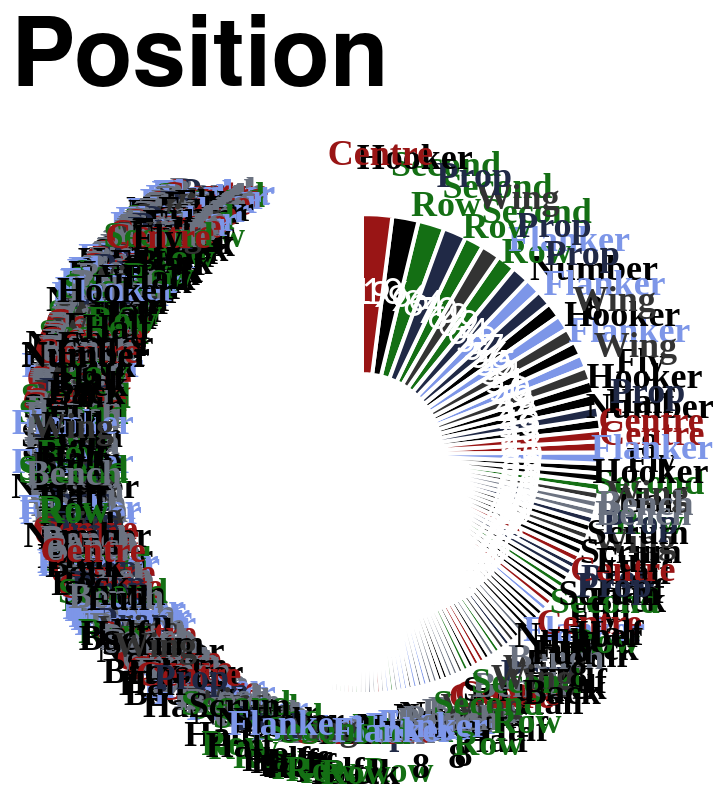

The Vega-Lite source for this figure:
### Vega-Lite specification from a JSON file in a GitHub repository (floating-point values rounded to 4 significant figures; data arrays with more than 128 entries replaced by an {"elided": "..."} marker saying what was removed)
{"config": {"axis": {"labelFont": "PT Sans Narrow, Helvetica Neue, Helvetica, Arial, sans-serif", "titleFont": "PT Sans Narrow, Helvetica Neue, Helvetica, Arial, sans-serif", "labelFontSize": 13, "titleFontSize": 24, "gridColor": "#202947", "gridOpacity": 0.2, "zindex": 1}, "text": {"font": "Lato, sans-serif"}, "bar": {"cornerRadiusEnd": 5}, "header": {"labelFont": "PT Sans Narrow, Helvetica Neue, Helvetica, Arial, sans-serif", "titleFont": "PT Sans Narrow, Helvetica Neue, Helvetica, Arial, sans-serif", "labelFontSize": 24, "titleFontSize": 28, "labelFontWeight": "bold", "orient": "left"}, "legend": {"labelFont": "PT Sans Narrow, Helvetica Neue, Helvetica, Arial, sans-serif", "titleFont": "PT Sans Narrow, Helvetica Neue, Helvetica, Arial, sans-serif", "labelFontSize": 14, "titleFontSize": 16, "titlePadding": 5, "fillColor": "white", "strokeColor": "black", "padding": 10, "titleFontWeight": "lighter", "titleFontStyle": "italic", "titleColor": "gray", "offset": 10}, "title": {"font": "PT Sans Narrow, Helvetica Neue, Helvetica, Arial, sans-serif", "fontSize": 48, "fontWeight": "bold", "anchor": "start", "align": "center", "titlePadding": 20, "subtitlePadding": 10, "subtitleFontSize": 13, "subtitleColor": "", "subtitleFontStyle": "italic", "offset": 15, "color": "black"}, "axisX": {"labelAngle": 0}, "facet": {"title": null, "header": null, "align": {"row": "each", "column": "each"}, "spacing": 10}, "resolve": {"scale": {"y": "independent", "facet": "independent"}}, "background": "transparent", "scale": {"offsetBandPaddingOuter": 0.2, "offsetBandPaddingInner": 0.1}, "view": {"stroke": null, "background": "transparent"}}, "layer": [{"mark": {"type": "arc", "innerRadius": 40, "outerRadius": 120, "stroke": "#ffffff", "strokeWidth": 2}, "encoding": {"color": {"field": "position", "legend": null, "scale": {"domain": ["Prop", "Flanker", "Second Row", "Centre", "Wing", "Fly Half", "Hooker", "Scrum Half", "Full Back", "Number 8", "Bench"], "range": ["#202946", "#7d96e8", "#146f14", "#991515", "#333333", "#000000", "#000000", "#000000", "#000000", "#000000", "#6b7280"]}, "sort": {"field": "sort_order", "op": "min", "order": "ascending"}, "type": "nominal"}, "order": {"field": "appearances", "sort": "ascending", "type": "quantitative"}, "theta": {"field": "appearances", "sort": "descending", "stack": true, "title": "Appearances", "type": "quantitative"}, "tooltip": [{"field": "player", "title": "Player", "type": "nominal"}, {"field": "position", "title": "Position", "type": "nominal"}, {"field": "appearances", "title": "Appearances", "type": "quantitative"}]}}, {"mark": {"type": "text", "dy": -5, "font": "PT Sans Narrow", "fontSize": 18, "fontWeight": "bold", "radius": 145}, "encoding": {"color": {"field": "position", "legend": null, "scale": {"domain": ["Prop", "Flanker", "Second Row", "Centre", "Wing", "Fly Half", "Hooker", "Scrum Half", "Full Back", "Number 8", "Bench"], "range": ["#202946", "#7d96e8", "#146f14", "#991515", "#333333", "#000000", "#000000", "#000000", "#000000", "#000000", "#6b7280"]}, "type": "nominal"}, "opacity": {"condition": {"test": "datum.appearances > 2", "value": 1}, "value": 0}, "order": {"field": "appearances", "sort": "ascending", "type": "quantitative"}, "text": {"field": "position_label", "type": "nominal"}, "theta": {"field": "appearances", "sort": "descending", "stack": true, "title": "Appearances", "type": "quantitative"}}, "transform": [{"calculate": "split(datum.position, ' ')", "as": "position_label"}]}, {"mark": {"type": "text", "color": "white", "fontSize": 18, "radius": 80}, "encoding": {"order": {"field": "appearances", "sort": "ascending", "type": "quantitative"}, "text": {"field": "appearances", "type": "nominal"}, "theta": {"field": "appearances", "sort": "descending", "stack": true, "title": "Appearances", "type": "quantitative"}}}], "data": {"name": "data-d137663c397119aa0f8a316b5c22d0ab"}, "height": 300, "resolve": {"scale": {"color": "shared"}}, "title": "Position", "width": 300, "$schema": "https://vega.github.io/schema/vega-lite/v5.20.1.json", "datasets": {"data-d137663c397119aa0f8a316b5c22d0ab": {"elided": "770 records"}}}
